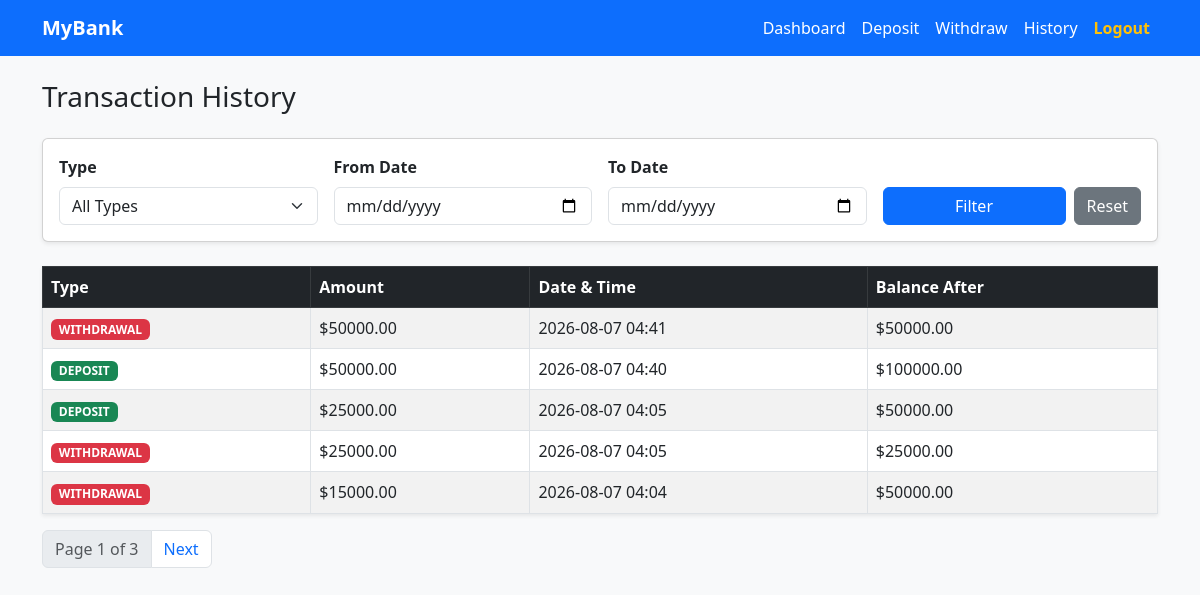
Page /transactions/ (signed in) on the committed database.
### accounts/models.py (models this page shows, shortened)
class Transaction(models.Model):
    TRANSACTION_TYPES = (
        ('DEPOSIT', 'Deposit'),
        ('WITHDRAWAL', 'Withdrawal'),
    )
    account = models.ForeignKey(BankAccount, on_delete=models.CASCADE, related_name='transactions')
    transaction_type = models.CharField(max_length=10, choices=TRANSACTION_TYPES)
    amount = models.DecimalField(max_digits=12, decimal_places=2)
    timestamp = models.DateTimeField(auto_now_add=True)
    balance_after_transaction = models.DecimalField(max_digits=12, decimal_places=2)
    class Meta:
        ordering = ['-timestamp'] # Newest first

### accounts/views.py (the view)
# urls.py: path('transactions/', views.transaction_history_view, name='transactions'),
@login_required
def transaction_history_view(request):
    account = request.user.account
    transactions = account.transactions.all()
    tx_type = request.GET.get('type', '').strip()
    start_date = request.GET.get('start_date', '').strip()
    end_date = request.GET.get('end_date', '').strip()
    if tx_type:
        transactions = transactions.filter(transaction_type=tx_type)
    if start_date and end_date:
        transactions = transactions.filter(timestamp__date__range=[start_date, end_date])
    elif start_date:
        transactions = transactions.filter(timestamp__date=start_date)
    elif end_date:
        transactions = transactions.filter(timestamp__date=end_date)
    paginator = Paginator(transactions, 5)
    page_obj = paginator.get_page(request.GET.get('page'))
    return render(request, 'accounts/transactions.html', {
        'page_obj': page_obj,
        'selected_type': tx_type,
        'start_date': start_date,
        'end_date': end_date,
    })

### accounts/templates/accounts/transactions.html (shortened to what this page needs)
{% extends 'accounts/base.html' %}
{% block content %}
<h3 class="mb-4">Transaction History</h3>
<div class="card p-3 mb-4 shadow-sm bg-white">
    <form method="GET" class="row g-3 align-items-end">
        <div class="col-md-3">
            <label class="form-label fw-bold">Type</label>
            <select name="type" class="form-select">
                <option value="">All Types</option>
            </select>
        </div>
        <div class="col-md-3">
            <label class="form-label fw-bold">From Date</label>
            <input type="date" name="start_date" value="{{ start_date }}" class="form-control">
        </div>
        <div class="col-md-3">
            <label class="form-label fw-bold">To Date</label>
            <input type="date" name="end_date" value="{{ end_date }}" class="form-control">
        </div>
        <div class="col-md-3 d-flex gap-2">
            <button type="submit" class="btn btn-primary w-100">Filter</button>
            <a href="{% url 'transactions' %}" class="btn btn-secondary">Reset</a>
        </div>
    </form>
</div>
<table class="table table-striped table-bordered bg-white shadow-sm">
    <thead class="table-dark">
        <tr>
            <th>Type</th>
            <th>Amount</th>
            <th>Date & Time</th>
            <th>Balance After</th>
        </tr>
    </thead>
    <tbody>
        {% for tx in page_obj %}
        <tr>
            <td>
                {% if tx.transaction_type == 'DEPOSIT' %}
                    <span class="badge bg-success">DEPOSIT</span>
                {% else %}
                    <span class="badge bg-danger">WITHDRAWAL</span>
                {% endif %}
            </td>
            <td>${{ tx.amount }}</td>
            <td>{{ tx.timestamp|date:"Y-m-d H:i" }}</td>
            <td>${{ tx.balance_after_transaction }}</td>
        </tr>
        {% empty %}
        <tr>
            <td colspan="4" class="text-center text-muted">No transactions found.</td>
        </tr>
        {% endfor %}
    </tbody>
</table>
<nav>
    <ul class="pagination">
        <li class="page-item disabled"><a class="page-link">Page {{ page_obj.number }} of {{ page_obj.paginator.num_pages }}</a></li>
        {% if page_obj.has_next %}
            <li class="page-item"><a class="page-link" href="?page={{ page_obj.next_page_number }}&type={{ selected_type }}&start_date={{ start_date }}&end_date={{ end_date }}">Next</a></li>
        {% endif %}
    </ul>
</nav>
{% endblock %}

### rows in the picture
Transaction: transaction_type "WITHDRAWAL", amount "50000.00", timestamp "2026-08-07 04:41", balance_after_transaction "50000.00"
Transaction: transaction_type "DEPOSIT", amount "50000.00", timestamp "2026-08-07 04:40", balance_after_transaction "100000.00"
Transaction: transaction_type "DEPOSIT", amount "25000.00", timestamp "2026-08-07 04:05", balance_after_transaction "50000.00"
Transaction: transaction_type "WITHDRAWAL", amount "25000.00", timestamp "2026-08-07 04:05", balance_after_transaction "25000.00"
Transaction: transaction_type "WITHDRAWAL", amount "15000.00", timestamp "2026-08-07 04:04", balance_after_transaction "50000.00"

### other values in the picture
{{ page_obj.number }} "1"
{{ page_obj.paginator.num_pages }} "3"
